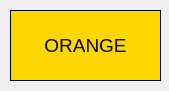
<?xml version="1.0" encoding="UTF-8"?>
<ui version="4.0">
 <class>PlayerWidget</class>
 <widget class="QWidget" name="PlayerWidget">
  <property name="geometry">
   <rect>
    <x>0</x>
    <y>0</y>
    <width>169</width>
    <height>91</height>
   </rect>
  </property>
  <property name="windowTitle">
   <string>Form</string>
  </property>
  <widget class="QFrame" name="frame">
   <property name="geometry">
    <rect>
     <x>10</x>
     <y>10</y>
     <width>151</width>
     <height>71</height>
    </rect>
   </property>
   <property name="styleSheet">
    <string notr="true">background-color: qlineargradient(spread:pad, x1:0, y1:0, x2:1, y2:0, stop:0 rgba(255, 215, 0, 255), stop:1 rgba(255, 215, 0, 255));</string>
   </property>
   <property name="frameShape">
    <enum>QFrame::StyledPanel</enum>
   </property>
   <property name="frameShadow">
    <enum>QFrame::Raised</enum>
   </property>
   <widget class="QLabel" name="playerLabel">
    <property name="geometry">
     <rect>
      <x>30</x>
      <y>20</y>
      <width>91</width>
      <height>31</height>
     </rect>
    </property>
    <property name="font">
     <font>
      <pointsize>14</pointsize>
     </font>
    </property>
    <property name="text">
     <string>ORANGE</string>
    </property>
    <property name="alignment">
     <set>Qt::AlignCenter</set>
    </property>
   </widget>
  </widget>
 </widget>
 <resources/>
 <connections/>
</ui>
